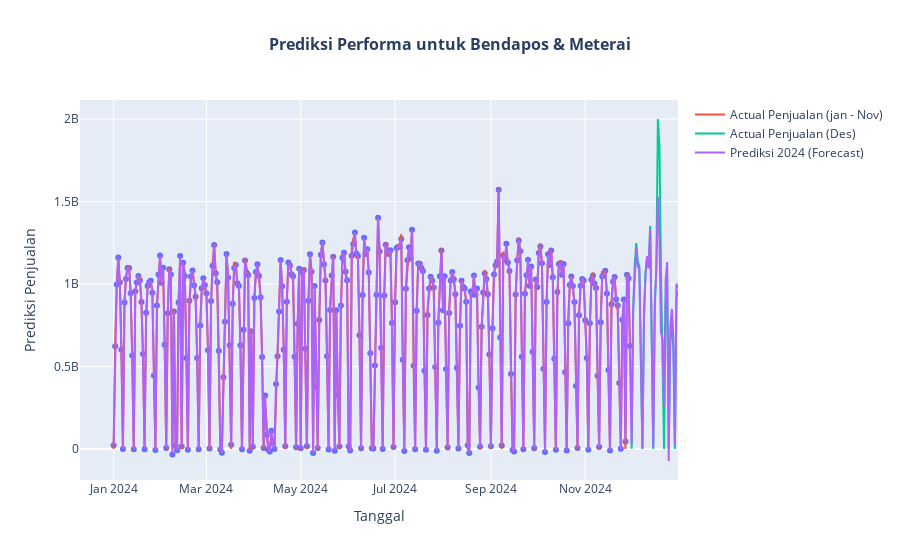
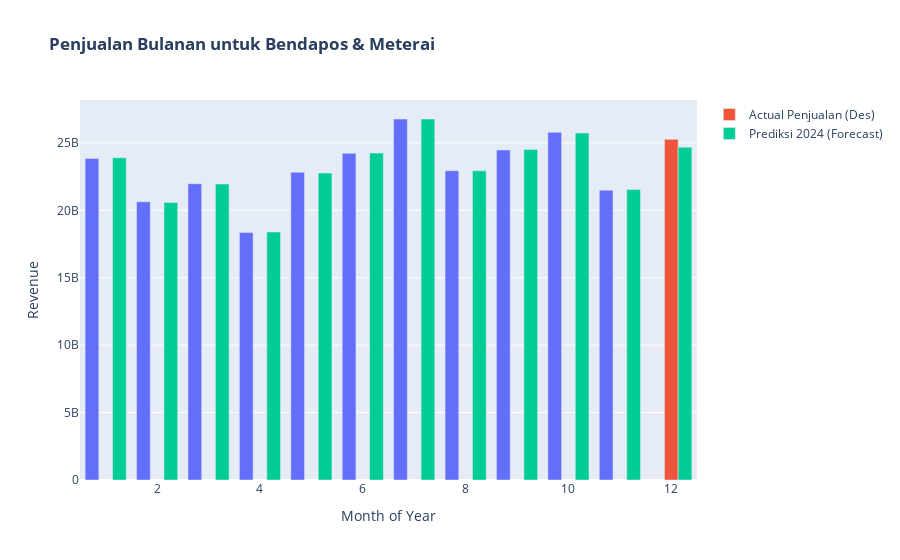
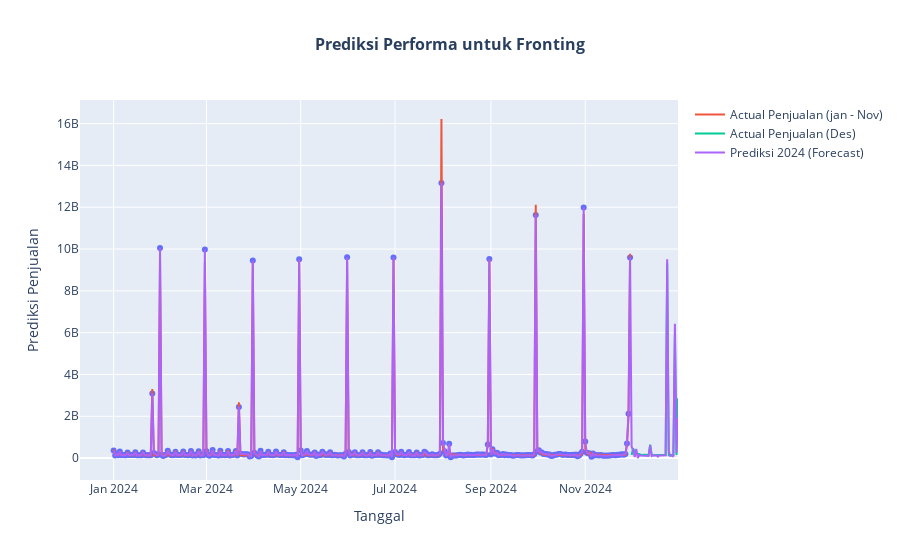
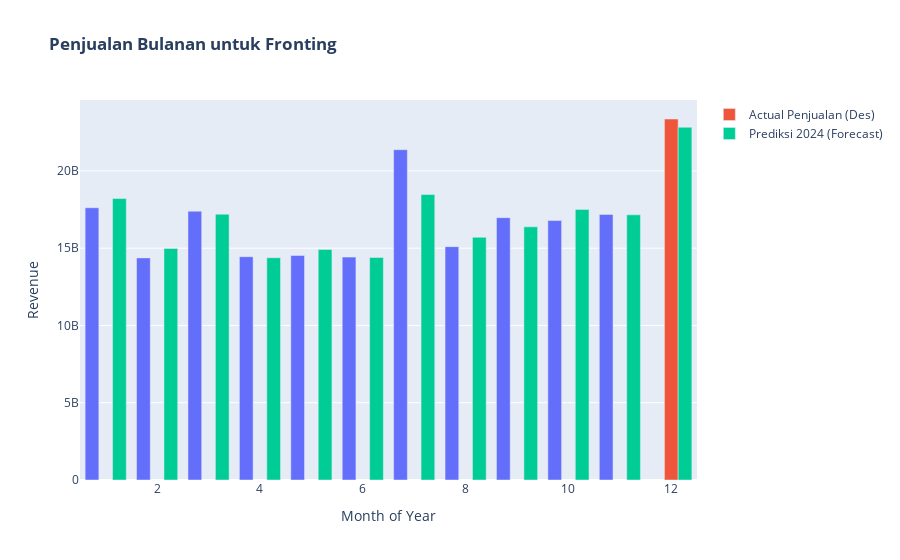

The cell these charts' notebook holds for them, in order:
### Code cell
import plotly.express as px
import pandas as pd

# Function to plot predictions for all segments
def plot_predictions(models, segment_dfs):
    for segment, train, test, forecast in segment_dfs:
        # Retrieve the model for the current segment
        model = models[segment]

        # Extract test and forecast dates
        test['Date'] = test_date
        train['Date'] = train_date
        forecast['Date'] = forecast_date

        # Split test data into two parts: Jan-Nov & Dec
        test_jan_nov = train[(train['Date'] < '2024-12-01') & (train['Date'] >= '2024-01-01')]
        test_dec = test[test["Date"]>= '2024-12-01']  # (You might want to check if using `train` here is intentional)

        # Prepare data for prediction (remove 'Predicted' column if it exists)
        feature_columns = train.columns.drop(['Date', 'Revenue'], errors='ignore')  # Keep only the filtered features
        
        X_test_jan_nov = test_jan_nov[feature_columns]
        X_test_dec = test_dec[feature_columns]
        X_forecast = forecast[feature_columns]

        # Make predictions
        test_jan_nov['Predicted'] = model.predict(X_test_jan_nov)
        test_dec['Predicted'] = model.predict(X_test_dec)
        forecast['Predicted'] = model.predict(X_forecast)
        
        # Plot Jan-Nov test predictions
        fig = px.scatter(x=test_jan_nov['Date'], y=test_jan_nov['Predicted'],
                         labels={'x': "Tanggal", 'y': "Prediksi Penjualan"},
                         title=f"<b> Prediksi Performa untuk {segment} </b>")
        fig.add_scatter(x=test_jan_nov['Date'], y=test_jan_nov['Revenue'], name='Actual Penjualan (jan - Nov)')

        # Add December test data
        fig.add_scatter(x=test_dec['Date'], y=test_dec['Revenue'], name='Actual Penjualan (Des)')

        # Add full-year forecast
        fig.add_scatter(x=forecast['Date'], y=forecast['Predicted'], name='Prediksi 2024 (Forecast)', mode='lines')

        # Show the plot
        fig.update_layout(title_font=dict(size=16), title_x=0.5, showlegend=True)
        fig.show()

        test_jan_nov['Month of Year'] = test_jan_nov['Date'].dt.month
        test_dec['Month of Year'] = test_dec['Date'].dt.month
        forecast['Month of Year'] = forecast['Date'].dt.month

        #monthly bar
        monthly_train = test_jan_nov.groupby('Month of Year')['Revenue'].sum().reset_index()
        monthly_test = test_dec.groupby('Month of Year')['Revenue'].sum().reset_index()
        forecast_monthly = forecast.groupby('Month of Year')['Predicted'].sum().reset_index()
        #bar
        fig2 = px.bar(monthly_train, x='Month of Year', y='Revenue', 
                    labels={'x': "Bulan", 'y': "Penjualan"}, 
                    title=f"<b> Penjualan Bulanan untuk {segment} </b>")

        fig2.add_bar(x=monthly_test['Month of Year'], y=monthly_test['Revenue'], name='Actual Penjualan (Des)')
        fig2.add_bar(x=forecast_monthly['Month of Year'], y=forecast_monthly['Predicted'], name='Prediksi 2024 (Forecast)')

        fig2.update_layout(barmode='group')  # Ensures bars are side by side for comparison
        fig2.show()

# Example usage
plot_predictions(models, processed_segment_dfs)

### Figure 1 — Plotly figure (JSON) as saved in the notebook; plotly's stock layout.template omitted (floating-point values rounded to 4 significant figures; data arrays with more than 128 entries replaced by an {"elided": "..."} marker saying what was removed)
{"data": [{"hovertemplate": "Tanggal=%{x}<br>Prediksi Penjualan=%{y}<extra></extra>", "legendgroup": "", "marker": {"color": "#636efa", "symbol": "circle"}, "mode": "markers", "name": "", "orientation": "v", "showlegend": false, "type": "scatter", "x": {"elided": "335 str values"}, "xaxis": "x", "y": {"elided": "335 float values"}, "yaxis": "y"}, {"name": "Actual Penjualan (jan - Nov)", "type": "scatter", "x": {"elided": "335 str values"}, "y": {"elided": "335 int values"}}, {"name": "Actual Penjualan (Des)", "type": "scatter", "x": ["2024-12-01T00:00:00", "2024-12-02T00:00:00", "2024-12-03T00:00:00", "2024-12-04T00:00:00", "2024-12-05T00:00:00", "2024-12-06T00:00:00", "2024-12-07T00:00:00", "2024-12-08T00:00:00", "2024-12-09T00:00:00", "2024-12-10T00:00:00", "2024-12-11T00:00:00", "2024-12-12T00:00:00", "2024-12-13T00:00:00", "2024-12-14T00:00:00", "2024-12-15T00:00:00", "2024-12-16T00:00:00", "2024-12-17T00:00:00", "2024-12-18T00:00:00", "2024-12-19T00:00:00", "2024-12-20T00:00:00", "2024-12-21T00:00:00", "2024-12-22T00:00:00", "2024-12-23T00:00:00", "2024-12-24T00:00:00", "2024-12-25T00:00:00", "2024-12-26T00:00:00", "2024-12-27T00:00:00", "2024-12-28T00:00:00", "2024-12-29T00:00:00", "2024-12-30T00:00:00", "2024-12-31T00:00:00"], "y": [2151000, 842664926, 1110914116, 1249389120, 1136554362, 1108899028, 517569782, 55926, 824352010, 1066292096, 1164974494, 1096647844, 1353675066, 536229416, 0, 875852080, 1099607352, 2000830926, 1836550648, 1077216338, 543811340, 0, 883703568, 1030135764, 0, 637403692, 787983630, 602285486, 0, 915905916, 959704502]}, {"mode": "lines", "name": "Prediksi 2024 (Forecast)", "type": "scatter", "x": {"elided": "366 str values"}, "y": {"elided": "366 float values"}}], "layout": {"legend": {"tracegroupgap": 0}, "showlegend": true, "title": {"font": {"size": 16}, "text": "<b> Prediksi Performa untuk Bendapos & Meterai </b>", "x": 0.5}, "xaxis": {"anchor": "y", "domain": [0, 1], "title": {"text": "Tanggal"}}, "yaxis": {"anchor": "x", "domain": [0, 1], "title": {"text": "Prediksi Penjualan"}}}}

### Figure 2 — Plotly figure (JSON) as saved in the notebook; plotly's stock layout.template omitted (floating-point values rounded to 4 significant figures)
{"data": [{"alignmentgroup": "True", "hovertemplate": "Month of Year=%{x}<br>Revenue=%{y}<extra></extra>", "legendgroup": "", "marker": {"color": "#636efa", "pattern": {"shape": ""}}, "name": "", "offsetgroup": "", "orientation": "v", "showlegend": false, "textposition": "auto", "type": "bar", "x": [1, 2, 3, 4, 5, 6, 7, 8, 9, 10, 11], "xaxis": "x", "y": [23843667064, 20630220084, 21972856061, 18351596200, 22824771050, 24226288318, 26769290886, 22939050244, 24480973860, 25782206924, 21495457470], "yaxis": "y"}, {"name": "Actual Penjualan (Des)", "type": "bar", "x": [12], "y": [25261360428]}, {"name": "Prediksi 2024 (Forecast)", "type": "bar", "x": [1, 2, 3, 4, 5, 6, 7, 8, 9, 10, 11, 12], "y": [23890415616, 20586749952, 21951277056, 18391627776, 22764873728, 24248780800, 26772015104, 22927828992, 24506081280, 25736333312, 21549455360, 24672649216]}], "layout": {"barmode": "group", "legend": {"tracegroupgap": 0}, "title": {"text": "<b> Penjualan Bulanan untuk Bendapos & Meterai </b>"}, "xaxis": {"anchor": "y", "domain": [0, 1], "title": {"text": "Month of Year"}}, "yaxis": {"anchor": "x", "domain": [0, 1], "title": {"text": "Revenue"}}}}

### Figure 3 — Plotly figure (JSON) as saved in the notebook; plotly's stock layout.template omitted (floating-point values rounded to 4 significant figures; data arrays with more than 128 entries replaced by an {"elided": "..."} marker saying what was removed)
{"data": [{"hovertemplate": "Tanggal=%{x}<br>Prediksi Penjualan=%{y}<extra></extra>", "legendgroup": "", "marker": {"color": "#636efa", "symbol": "circle"}, "mode": "markers", "name": "", "orientation": "v", "showlegend": false, "type": "scatter", "x": {"elided": "335 str values"}, "xaxis": "x", "y": {"elided": "335 int values"}, "yaxis": "y"}, {"name": "Actual Penjualan (jan - Nov)", "type": "scatter", "x": {"elided": "335 str values"}, "y": {"elided": "335 int values"}}, {"name": "Actual Penjualan (Des)", "type": "scatter", "x": ["2024-12-01T00:00:00", "2024-12-02T00:00:00", "2024-12-03T00:00:00", "2024-12-04T00:00:00", "2024-12-05T00:00:00", "2024-12-06T00:00:00", "2024-12-07T00:00:00", "2024-12-08T00:00:00", "2024-12-09T00:00:00", "2024-12-10T00:00:00", "2024-12-11T00:00:00", "2024-12-12T00:00:00", "2024-12-13T00:00:00", "2024-12-14T00:00:00", "2024-12-15T00:00:00", "2024-12-16T00:00:00", "2024-12-17T00:00:00", "2024-12-18T00:00:00", "2024-12-19T00:00:00", "2024-12-20T00:00:00", "2024-12-21T00:00:00", "2024-12-22T00:00:00", "2024-12-23T00:00:00", "2024-12-24T00:00:00", "2024-12-25T00:00:00", "2024-12-26T00:00:00", "2024-12-27T00:00:00", "2024-12-28T00:00:00", "2024-12-29T00:00:00", "2024-12-30T00:00:00", "2024-12-31T00:00:00"], "y": [148270101, 467022462, 310905693, 229734866, 204889470, 184007495, 161197847, 140028312, 165049244, 156933570, 152240309, 148403247, 639230087, 143885017, 139986338, 148790224, 146259162, 143947432, 146064408, 148004504, 145895078, 143577172, 149011218, 9320940471, 144877045, 151031468, 151955854, 148754753, 5867077227, 149659286, 2862676284]}, {"mode": "lines", "name": "Prediksi 2024 (Forecast)", "type": "scatter", "x": {"elided": "366 str values"}, "y": {"elided": "366 float values"}}], "layout": {"legend": {"tracegroupgap": 0}, "showlegend": true, "title": {"font": {"size": 16}, "text": "<b> Prediksi Performa untuk Fronting </b>", "x": 0.5}, "xaxis": {"anchor": "y", "domain": [0, 1], "title": {"text": "Tanggal"}}, "yaxis": {"anchor": "x", "domain": [0, 1], "title": {"text": "Prediksi Penjualan"}}}}

### Figure 4 — Plotly figure (JSON) as saved in the notebook; plotly's stock layout.template omitted (floating-point values rounded to 4 significant figures)
{"data": [{"alignmentgroup": "True", "hovertemplate": "Month of Year=%{x}<br>Revenue=%{y}<extra></extra>", "legendgroup": "", "marker": {"color": "#636efa", "pattern": {"shape": ""}}, "name": "", "offsetgroup": "", "orientation": "v", "showlegend": false, "textposition": "auto", "type": "bar", "x": [1, 2, 3, 4, 5, 6, 7, 8, 9, 10, 11], "xaxis": "x", "y": [17617833010, 14372603470, 17394464680, 14451280756, 14524513232, 14422502365, 21373791106, 15100095228, 16976194876, 16788564751, 17186796604], "yaxis": "y"}, {"name": "Actual Penjualan (Des)", "type": "bar", "x": [12], "y": [23360305644]}, {"name": "Prediksi 2024 (Forecast)", "type": "bar", "x": [1, 2, 3, 4, 5, 6, 7, 8, 9, 10, 11, 12], "y": [18213388288, 14986741760, 17201838080, 14383899648, 14921654272, 14398541824, 18472343552, 15704246272, 16382199808, 17510303744, 17159382016, 22824945664]}], "layout": {"barmode": "group", "legend": {"tracegroupgap": 0}, "title": {"text": "<b> Penjualan Bulanan untuk Fronting </b>"}, "xaxis": {"anchor": "y", "domain": [0, 1], "title": {"text": "Month of Year"}}, "yaxis": {"anchor": "x", "domain": [0, 1], "title": {"text": "Revenue"}}}}
